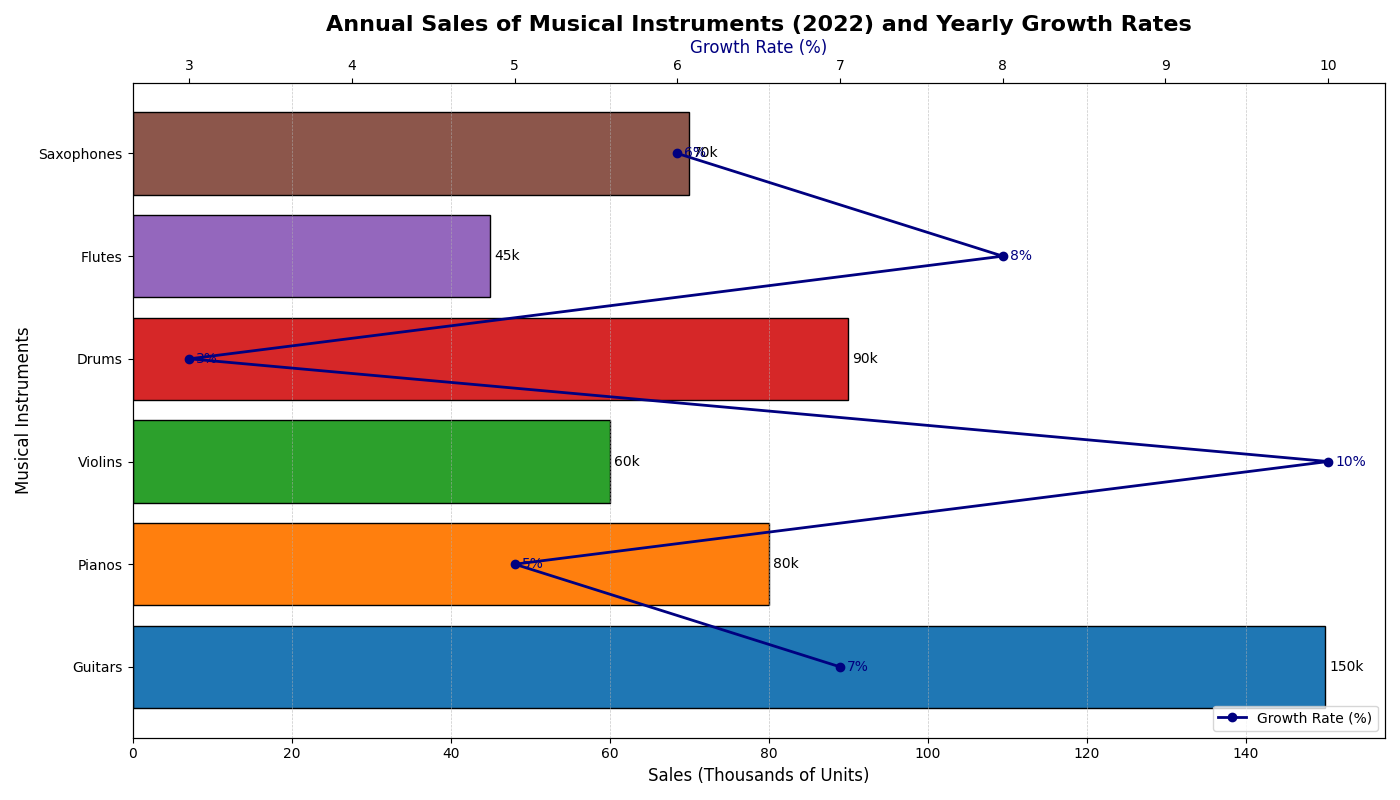

Here is the Python script that generated this plot:
import matplotlib.pyplot as plt
import numpy as np

# Data
instruments = ['Guitars', 'Pianos', 'Violins', 'Drums', 'Flutes', 'Saxophones']
sales = [150, 80, 60, 90, 45, 70]  # Sales in thousands of units
growth_rates = [7, 5, 10, 3, 8, 6]  # Year-over-year growth rates in percentage

fig, ax1 = plt.subplots(figsize=(14, 8))

# Bar chart for sales (Horizontal)
bar_colors = ['#1f77b4', '#ff7f0e', '#2ca02c', '#d62728', '#9467bd', '#8c564b']
bars = ax1.barh(instruments, sales, color=bar_colors, edgecolor='black', label='Sales (Thousands)')
ax1.set_ylabel('Musical Instruments', fontsize=12)
ax1.set_xlabel('Sales (Thousands of Units)', fontsize=12, color='black')
ax1.set_title('Annual Sales of Musical Instruments (2022) and Yearly Growth Rates', fontsize=16, fontweight='bold')
ax1.xaxis.grid(True, linestyle='--', linewidth=0.5, alpha=0.7)

# Annotate bar lengths
for bar in bars:
    width = bar.get_width()
    ax1.annotate(f'{width}k', xy=(width, bar.get_y() + bar.get_height() / 2),
                 xytext=(3, 0), textcoords="offset points", ha='left', va='center', fontsize=10)

# Create a secondary axis for growth rates
ax2 = ax1.twiny()
ax2.plot(growth_rates, instruments, color='navy', marker='o', linestyle='-', linewidth=2, label='Growth Rate (%)')
ax2.set_xlabel('Growth Rate (%)', fontsize=12, color='navy')

# Annotate growth rates
for i, rate in enumerate(growth_rates):
    ax2.annotate(f'{rate}%', xy=(rate, i),
                 xytext=(5, 0), textcoords="offset points", ha='left', va='center', fontsize=10, color='navy')

# Create a legend for the line plot
lines, labels = ax2.get_legend_handles_labels()
ax2.legend(lines, labels, loc='lower right', fontsize=10)

# Tighten the layout and show the plot
fig.tight_layout()
plt.show()
